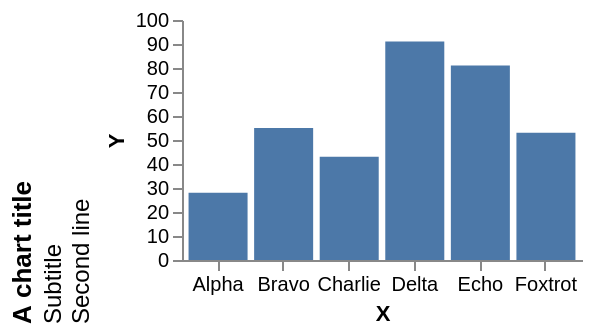

The specification (Vega-Lite) saved for this image:
### Vega specification from a JSON file in a GitHub repository (floating-point values rounded to 4 significant figures)
{"width": 200, "height": 120, "padding": 5, "data": [{"name": "t", "values": [{"a": "Alpha", "b": 28, "c": "x", "d": 1}, {"a": "Bravo", "b": 55, "c": "y", "d": 2}, {"a": "Charlie", "b": 43, "c": "x", "d": 3}, {"a": "Delta", "b": 91, "c": "z", "d": 4}, {"a": "Echo", "b": 81, "c": "y", "d": 5}, {"a": "Foxtrot", "b": 53, "c": "z", "d": 6}]}], "scales": [{"name": "x", "type": "band", "domain": {"data": "t", "field": "a"}, "range": "width", "padding": 0.1}, {"name": "y", "type": "linear", "domain": {"data": "t", "field": "b"}, "range": "height", "nice": true}, {"name": "color", "type": "ordinal", "domain": {"data": "t", "field": "c"}, "range": {"scheme": "category10"}}, {"name": "ramp", "type": "linear", "domain": {"data": "t", "field": "d"}, "range": {"scheme": "blues"}}, {"name": "size", "type": "linear", "domain": {"data": "t", "field": "b"}, "range": [10, 200]}, {"name": "shape", "type": "ordinal", "domain": {"data": "t", "field": "c"}, "range": "symbol"}, {"name": "quant", "type": "quantize", "domain": [0, 100], "range": {"scheme": "greens", "count": 4}}], "marks": [{"type": "rect", "from": {"data": "t"}, "encode": {"enter": {"x": {"scale": "x", "field": "a"}, "width": {"scale": "x", "band": 1}, "y": {"scale": "y", "field": "b"}, "y2": {"scale": "y", "value": 0}}}}], "title": {"text": "A chart title", "subtitle": ["Subtitle", "Second line"], "orient": "left", "anchor": "start", "frame": "bounds", "offset": 6}, "axes": [{"orient": "bottom", "scale": "x", "title": "X"}, {"orient": "left", "scale": "y", "title": "Y"}]}
